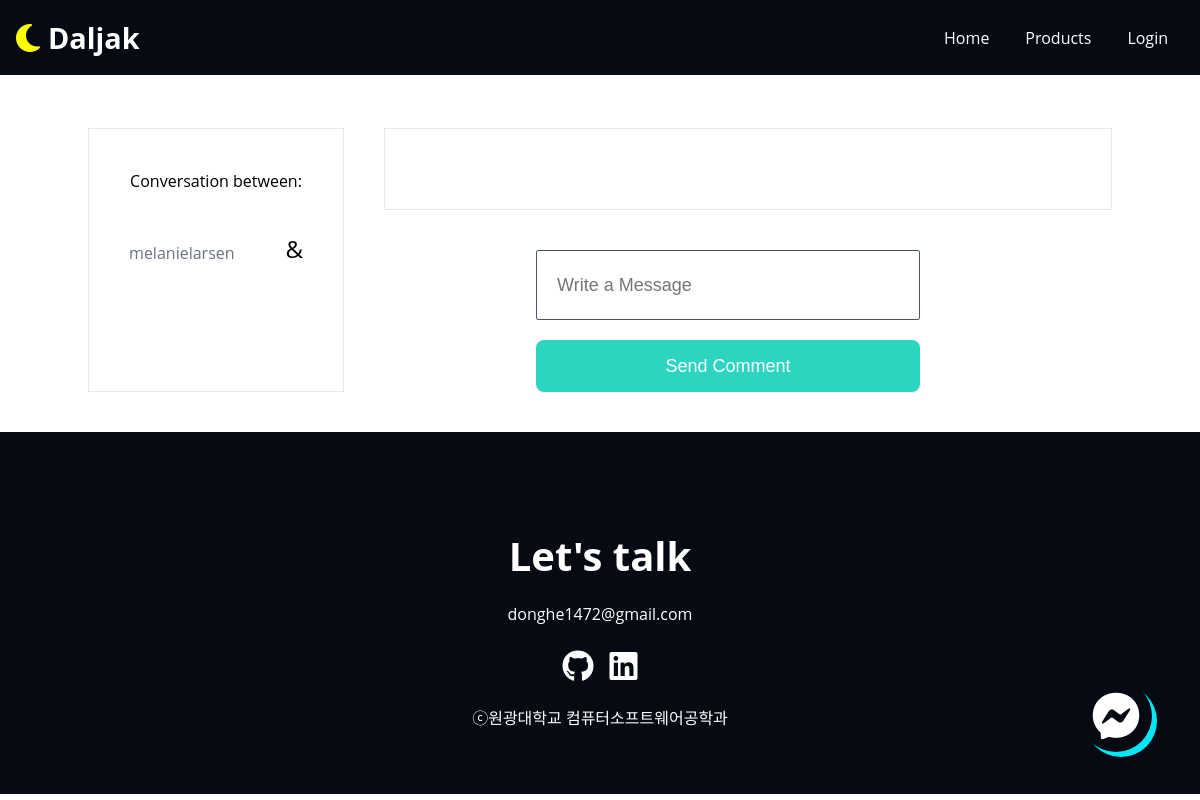
Page /conversations/16/ on the earlier database version.
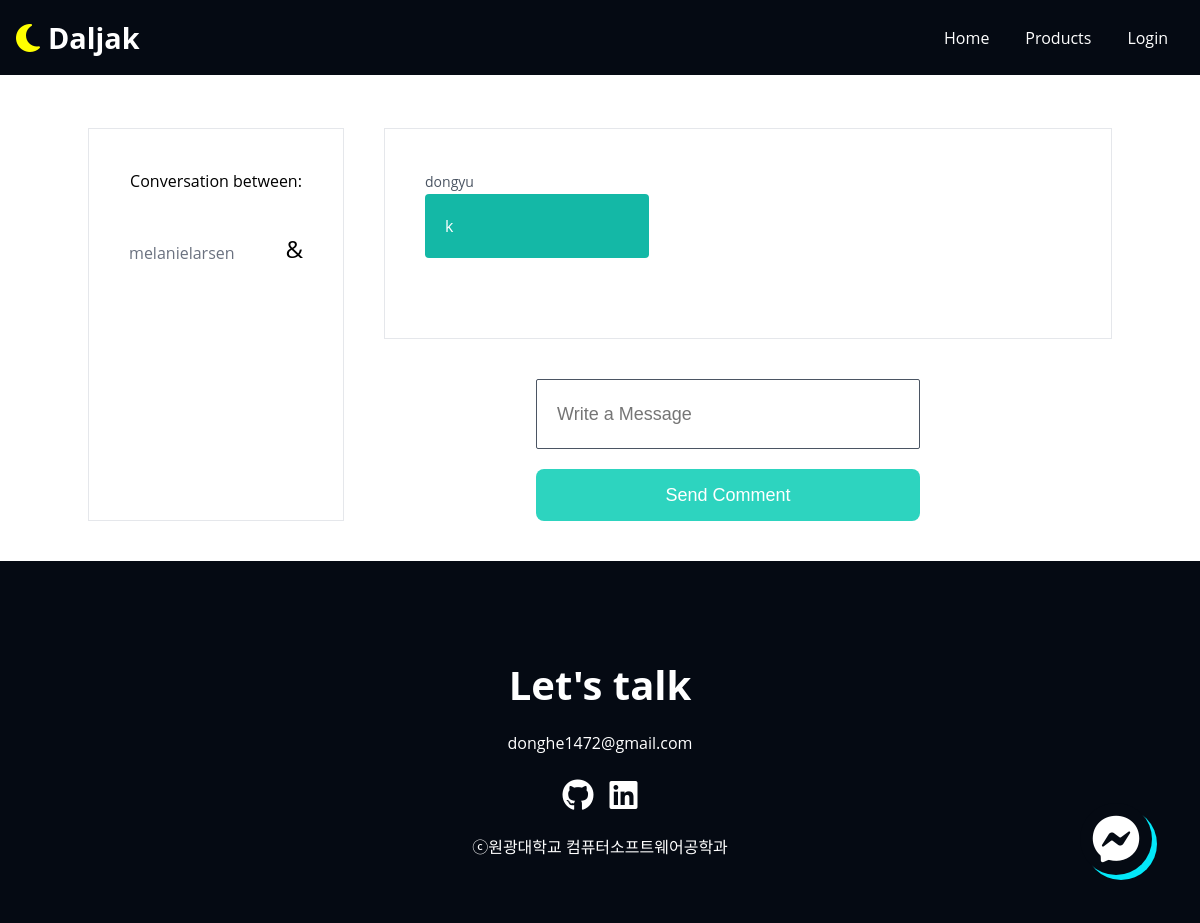
Same page on the later database version.
### users/models.py (models this page shows, shortened)
class User(AbstractUser):
    class GenderChoices(models.TextChoices):
        MALE = ("male", "Male")
        FEMALE = ("female", "Female")
    class UserKindChoices(models.TextChoices):
        CLIENT = ("client", "Client")  # 외주하는 사람들
        STUDENT = ("student", "Student")  # 수정 => 대학생들
    avatar = models.ImageField(
        blank=True,
    )
    password = models.CharField(
        max_length=200,
    )
    email = models.CharField(
        max_length=150,
    )
    birth = models.CharField(
        max_length=8,
    )
    nickname = models.CharField(
        max_length=100,
    )
    gender = models.CharField(
        max_length=6,
        choices=GenderChoices.choices,
    )
    phone_num = models.PositiveBigIntegerField(null=True, blank=True)
    user_kind = models.CharField(
        max_length=10,
        choices=UserKindChoices.choices,
    )
    location = models.CharField(
        max_length=100,
    )
    email_confirmed = models.BooleanField(default=False, verbose_name='이메일인증')
    email_secret = models.CharField(
        max_length=120, default="", blank=True, verbose_name='유저이름')

### conversations/models.py (models this page shows, shortened)
class Message(Common):
    message = models.TextField()
    user = models.ForeignKey(
        "users.User", related_name="messages", on_delete=models.CASCADE
    )
    conversation = models.ForeignKey(
        "Conversation", related_name="messages", on_delete=models.CASCADE
    )

### conversations/views.py (the view, shortened to what this page needs)
# urls.py: path("<int:pk>/", views.ConversationDetailView.as_view(), name="detail"),
class ConversationDetailView(View):
    def get(self, *args, **kwargs):
        pk = kwargs.get("pk")
        conversation = models.Conversation.objects.get(pk=pk)
        if not conversation:
            raise Http404()
        return render(
            self.request,
            "conversations/conversation_detail.html",
            {"conversation": conversation},
        )

### templates/conversations/conversation_detail.html (shortened to what this page needs)
{% extends "base.html" %} {% block content %} {% load static %}
<link rel="stylesheet" href="{% static 'css/styles.css' %}" />
<div class="container mx-auto my-10 mt-32 flex justify-between min-h-50vh">
  <div class="border w-1/4 p-10">
    <span class="text-center w-full block text-lg font-medium"
      >Conversation between:</span
    >
    <div class="flex justify-between mt-10 items-center">
      {% for user in conversation.participants.all %}
      <div class="flex flex-col items-center">
        <span class="mt-2 text-gray-500">{{user}}</span>
      </div>
      {% if forloop.first %}
      <span class="font-medium text-2xl">&</span>
      {% endif %} {% endfor %}
    </div>
  </div>
  <div class="flex-grow">
    <div class="border ml-10 p-10 flex flex-col">
      {% for message in conversation.messages.all %}
      <div
        class="mb-10 {% if message.user.pk == user.pk %} self-end text-right {% endif %}"
      >
        <span class="text-sm font-medium text-gray-600"
          >{{message.user}}</span
        >
        <div
          class="mt-px p-5 w-56 rounded {% if message.user.pk != user.pk %} bg-teal-500 text-white {% else %} bg-gray-300 {% endif %}"
        >
          {{message.message}}
        </div>
      </div>
      {% endfor %}
    </div>
    <form class="mt-10 w-1/2 mx-auto" method="POST">
      <input
        class="border-box mb-5"
        name="message"
        placeholder="Write a Message"
        required
      />
      <button class="btn-link">Send Comment</button>
    </form>
  </div>
</div>
      <aside>
        <a class="arrow-up" href="#home" title="back to top">
          <i class="fab fa-facebook-messenger"></i>
        </a>
      </aside>
    <footer id="contact" class="section">
      <div class="max-container">
        <h2 class="title">Let&#39;s talk</h2>
        <p class="description">donghe1472@gmail.com</p>
        <ul class="contact__links">
          <li>
            <a
              class="contact__link"
              href="https://github.com/dream-ellie"
              target="_blank"
              title="my github link"
            >
              <i class="fa-brands fa-github"></i>
            </a>
          </li>
          <li>
            <a
              class="contact__link"
              href="https://github.com/dream-ellie"
              target="_blank"
              title="my linkedin link"
            >
              <i class="fa-brands fa-linkedin"></i>
            </a>
          </li>
        </ul>
        <p>ⓒ원광대학교 컴퓨터소프트웨어공학과</p>
      </div>
    </footer>
{% endblock content %}

Differences in the rows shown:
added Message: user "dongyu", message "k"
